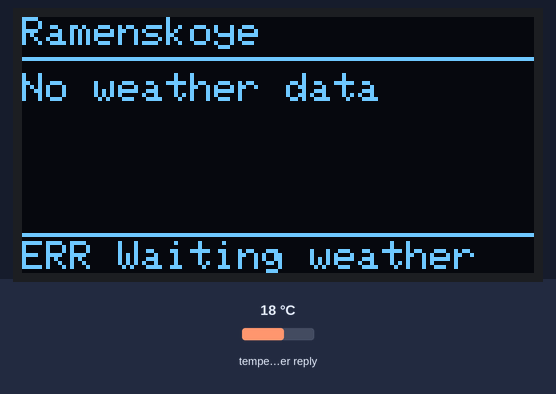
Simulated run of this sketch. Board: ESP8266 (Wemos D1 mini). On the bench: 128×64 one-colour display. The inputs (shaded band) are chosen by the test bench; at power-on: temperature in the weather reply 18 °C. WiFi joins after 1.5 s; servers stay silent unless stated; web services answer with replies made up by the test bench; what the sketch prints to the serial monitor is not drawn.

Above: at 1.6 s.
1.7 s: temperature in the weather reply set to -14 °C
At 2.7 s:
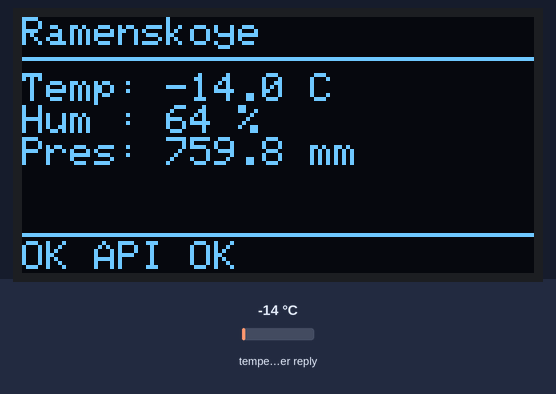
At 5.4 s:
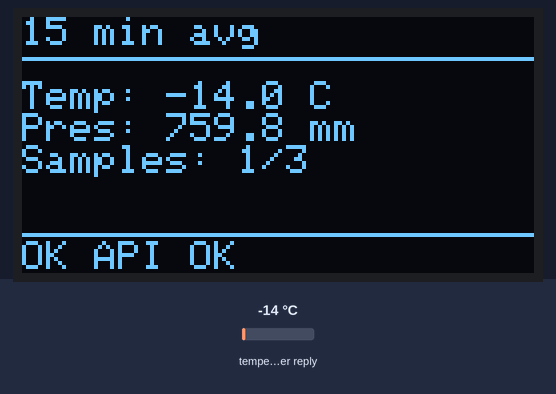
Timing chart, 0 to 6.9 s (numbered marks = the images above; inputs shaded):
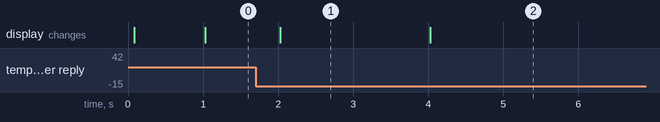

The sketch:

wemos_oled_weather.ino
```cpp
#include <ESP8266WiFi.h>
#include <ESP8266HTTPClient.h>
#include <Wire.h>
#include <Adafruit_GFX.h>
#include <Adafruit_SSD1306.h>
#include <ArduinoJson.h>

// Имя WiFi-сети; строка, без единиц измерения.
const char WIFI_SSID[] = "YOUR_WIFI_SSID";
// Пароль WiFi-сети; строка, без единиц измерения.
const char WIFI_PASSWORD[] = "YOUR_WIFI_PASSWORD";
// Ключ OpenWeatherMap API; строка, без единиц измерения.
const char OPENWEATHER_API_KEY[] = "YOUR_OPENWEATHER_API_KEY";

// Ширина OLED-дисплея; пиксели.
const int SCREEN_WIDTH = 128;
// Высота OLED-дисплея; пиксели.
const int SCREEN_HEIGHT = 64;
// I2C-адрес SSD1306 OLED-дисплея; без единиц измерения.
const byte OLED_I2C_ADDRESS = 0x3C;
// Пин SDA шины I2C; номер GPIO, GPIO4 = D2 на Wemos D1 mini.
const byte I2C_SDA_PIN = 4;
// Пин SCL шины I2C; номер GPIO, GPIO5 = D1 на Wemos D1 mini.
const byte I2C_SCL_PIN = 5;

// Интервал загрузки погоды из OpenWeatherMap; миллисекунды.
const unsigned long WEATHER_UPDATE_INTERVAL = 5UL * 60UL * 1000UL;
// Интервал попыток переподключения к WiFi; миллисекунды.
const unsigned long WIFI_RECONNECT_INTERVAL = 10UL * 1000UL;
// Интервал перерисовки OLED; миллисекунды.
const unsigned long DISPLAY_UPDATE_INTERVAL = 1000UL;
// Интервал смены страницы OLED; миллисекунды.
const unsigned long DISPLAY_PAGE_INTERVAL = 4000UL;
// Количество страниц OLED; штуки.
const byte DISPLAY_PAGE_COUNT = 3;

// Длительность окна усреднения температуры и давления; миллисекунды.
const unsigned long AVERAGE_WINDOW = 15UL * 60UL * 1000UL;
// Количество выборок в 15-минутном окне при обновлении раз в 5 минут; штуки.
const byte AVERAGE_SAMPLE_COUNT = AVERAGE_WINDOW / WEATHER_UPDATE_INTERVAL;

// Широта точки прогноза погоды; градусы.
const float WEATHER_LATITUDE = 55.567586;
// Долгота точки прогноза погоды; градусы.
const float WEATHER_LONGITUDE = 38.225004;
// Название места для отображения; строка, без единиц измерения.
const char WEATHER_PLACE[] = "Ramenskoye";

Adafruit_SSD1306 display(SCREEN_WIDTH, SCREEN_HEIGHT, &Wire, -1);

unsigned long lastWifiReconnectAttempt = 0;
unsigned long lastWeatherUpdate = 0;
unsigned long lastDisplayUpdate = 0;
unsigned long lastPageChange = 0;
byte displayPage = 0;
bool displayReady = false;
bool weatherWasLoaded = false;
bool weatherLastUpdateOk = false;

float weatherTemperature = 0.0;
float weatherPressureMmHg = 0.0;
float weatherWindSpeed = 0.0;
int weatherHumidity = 0;
int weatherWindDeg = 0;
String weatherDescription = "";
String weatherStatusText = "Waiting weather";

float temperatureSamples[AVERAGE_SAMPLE_COUNT];
float pressureSamples[AVERAGE_SAMPLE_COUNT];
byte averageWriteIndex = 0;
byte averageStoredCount = 0;

void connectToWifi();
void reconnectWifiIfNeeded();
void initializeDisplay();
void updateWeatherIfNeeded();
bool fetchWeather();
String buildWeatherUrl();
bool parseWeatherJson(const String &payload);
float hpaToMmHg(float pressureHpa);
void addAverageSample(float temperatureC, float pressureMmHg);
bool getAverageTemperature(float *temperatureC);
bool getAveragePressure(float *pressureMmHg);
void updateDisplayIfNeeded();
void drawCurrentWeatherPage();
void drawAveragePage();
void drawWindPage();
void drawHeader(const char *title);
void drawStatusLine();
void printValueOrDash(float value, byte decimals, const char *unit, bool available);
const char *getWindDirectionText(int degrees);
String trimToDisplay(String value, byte maxChars);

void setup() {
  Serial.begin(115200);
  Wire.begin(I2C_SDA_PIN, I2C_SCL_PIN);

  initializeDisplay();
  connectToWifi();

  if (displayReady) {
    display.clearDisplay();
    drawHeader("Weather");
    display.setCursor(0, 18);
    display.println(F("Connecting WiFi"));
    display.display();
  }

  lastWeatherUpdate = millis() - WEATHER_UPDATE_INTERVAL;
}

void loop() {
  reconnectWifiIfNeeded();
  updateWeatherIfNeeded();
  updateDisplayIfNeeded();
}

void connectToWifi() {
  WiFi.mode(WIFI_STA);
  WiFi.begin(WIFI_SSID, WIFI_PASSWORD);
  Serial.println(F("Connecting to WiFi"));
}

void reconnectWifiIfNeeded() {
  if (WiFi.status() == WL_CONNECTED) {
    return;
  }

  unsigned long now = millis();
  if (now - lastWifiReconnectAttempt < WIFI_RECONNECT_INTERVAL) {
    return;
  }

  lastWifiReconnectAttempt = now;
  weatherLastUpdateOk = false;
  weatherStatusText = F("WiFi offline");
  WiFi.disconnect();
  WiFi.begin(WIFI_SSID, WIFI_PASSWORD);
  Serial.println(F("WiFi reconnecting"));
}

void initializeDisplay() {
  displayReady = display.begin(SSD1306_SWITCHCAPVCC, OLED_I2C_ADDRESS);
  if (!displayReady) {
    Serial.println(F("OLED error: SSD1306 not found"));
    return;
  }

  display.clearDisplay();
  display.setTextColor(SSD1306_WHITE);
  display.setTextSize(1);
  display.display();
}

void updateWeatherIfNeeded() {
  if (WiFi.status() != WL_CONNECTED) {
    return;
  }

  unsigned long now = millis();
  if (lastWeatherUpdate != 0 && now - lastWeatherUpdate < WEATHER_UPDATE_INTERVAL) {
    return;
  }

  lastWeatherUpdate = now;
  weatherLastUpdateOk = fetchWeather();
  if (weatherLastUpdateOk) {
    weatherWasLoaded = true;
    weatherStatusText = F("API OK");
  }
}

bool fetchWeather() {
  WiFiClient client;
  HTTPClient http;
  String url = buildWeatherUrl();

  if (!http.begin(client, url)) {
    weatherStatusText = F("HTTP init err");
    return false;
  }

  int httpCode = http.GET();
  if (httpCode != HTTP_CODE_OK) {
    weatherStatusText = F("HTTP ");
    weatherStatusText += String(httpCode);
    http.end();
    return false;
  }

  String payload = http.getString();
  http.end();
  return parseWeatherJson(payload);
}

String buildWeatherUrl() {
  String url;
  url.reserve(180);
  url += F("http://api.openweathermap.org/data/2.5/weather?lat=");
  url += String(WEATHER_LATITUDE, 6);
  url += F("&lon=");
  url += String(WEATHER_LONGITUDE, 6);
  url += F("&appid=");
  url += OPENWEATHER_API_KEY;
  url += F("&units=metric&lang=en");
  return url;
}

bool parseWeatherJson(const String &payload) {
  StaticJsonDocument<1536> doc;
  DeserializationError error = deserializeJson(doc, payload);
  if (error) {
    weatherStatusText = F("JSON error");
    return false;
  }

  weatherTemperature = doc["main"]["temp"] | 0.0;
  weatherHumidity = doc["main"]["humidity"] | 0;
  weatherPressureMmHg = hpaToMmHg(doc["main"]["pressure"] | 0.0);
  weatherWindSpeed = doc["wind"]["speed"] | 0.0;
  weatherWindDeg = doc["wind"]["deg"] | 0;
  weatherDescription = doc["weather"][0]["description"] | "";
  addAverageSample(weatherTemperature, weatherPressureMmHg);

  Serial.print(F("Weather OK: "));
  Serial.print(weatherTemperature, 1);
  Serial.print(F(" C, "));
  Serial.print(weatherHumidity);
  Serial.print(F("%, "));
  Serial.print(weatherPressureMmHg, 1);
  Serial.println(F(" mmHg"));
  return true;
}

float hpaToMmHg(float pressureHpa) {
  return pressureHpa * 0.750062;
}

void addAverageSample(float temperatureC, float pressureMmHg) {
  temperatureSamples[averageWriteIndex] = temperatureC;
  pressureSamples[averageWriteIndex] = pressureMmHg;
  averageWriteIndex = (averageWriteIndex + 1) % AVERAGE_SAMPLE_COUNT;

  if (averageStoredCount < AVERAGE_SAMPLE_COUNT) {
    averageStoredCount++;
  }
}

bool getAverageTemperature(float *temperatureC) {
  if (averageStoredCount == 0) {
    return false;
  }

  float sum = 0.0;
  for (byte i = 0; i < averageStoredCount; i++) {
    sum += temperatureSamples[i];
  }
  *temperatureC = sum / averageStoredCount;
  return true;
}

bool getAveragePressure(float *pressureMmHg) {
  if (averageStoredCount == 0) {
    return false;
  }

  float sum = 0.0;
  for (byte i = 0; i < averageStoredCount; i++) {
    sum += pressureSamples[i];
  }
  *pressureMmHg = sum / averageStoredCount;
  return true;
}

void updateDisplayIfNeeded() {
  if (!displayReady) {
    return;
  }

  unsigned long now = millis();
  if (now - lastPageChange >= DISPLAY_PAGE_INTERVAL) {
    lastPageChange = now;
    displayPage = (displayPage + 1) % DISPLAY_PAGE_COUNT;
  }
  if (now - lastDisplayUpdate < DISPLAY_UPDATE_INTERVAL) {
    return;
  }

  lastDisplayUpdate = now;
  display.clearDisplay();

  if (displayPage == 0) {
    drawCurrentWeatherPage();
  } else if (displayPage == 1) {
    drawAveragePage();
  } else {
    drawWindPage();
  }

  display.display();
}

void drawCurrentWeatherPage() {
  drawHeader(WEATHER_PLACE);
  display.setCursor(0, 14);

  if (!weatherWasLoaded) {
    display.println(F("No weather data"));
    drawStatusLine();
    return;
  }

  display.print(F("Temp: "));
  display.print(weatherTemperature, 1);
  display.println(F(" C"));
  display.print(F("Hum : "));
  display.print(weatherHumidity);
  display.println(F(" %"));
  display.print(F("Pres: "));
  display.print(weatherPressureMmHg, 1);
  display.println(F(" mm"));
  drawStatusLine();
}

void drawAveragePage() {
  float averageTemperature = 0.0;
  float averagePressure = 0.0;
  bool hasTemperature = getAverageTemperature(&averageTemperature);
  bool hasPressure = getAveragePressure(&averagePressure);

  drawHeader("15 min avg");
  display.setCursor(0, 16);
  display.print(F("Temp: "));
  printValueOrDash(averageTemperature, 1, " C", hasTemperature);
  display.println();
  display.print(F("Pres: "));
  printValueOrDash(averagePressure, 1, " mm", hasPressure);
  display.println();
  display.print(F("Samples: "));
  display.print(averageStoredCount);
  display.print(F("/"));
  display.println(AVERAGE_SAMPLE_COUNT);
  drawStatusLine();
}

void drawWindPage() {
  drawHeader("Wind");
  display.setCursor(0, 14);

  if (!weatherWasLoaded) {
    display.println(F("No weather data"));
    drawStatusLine();
    return;
  }

  display.print(F("Speed: "));
  display.print(weatherWindSpeed, 1);
  display.println(F(" m/s"));
  display.print(F("Dir  : "));
  display.print(weatherWindDeg);
  display.print(F(" "));
  display.println(getWindDirectionText(weatherWindDeg));
  display.print(F("Desc : "));
  display.println(trimToDisplay(weatherDescription, 14));
  drawStatusLine();
}

void drawHeader(const char *title) {
  display.setTextSize(1);
  display.setCursor(0, 0);
  display.print(title);
  display.drawLine(0, 10, SCREEN_WIDTH - 1, 10, SSD1306_WHITE);
}

void drawStatusLine() {
  display.drawLine(0, 54, SCREEN_WIDTH - 1, 54, SSD1306_WHITE);
  display.setCursor(0, 56);
  display.print(weatherLastUpdateOk ? F("OK ") : F("ERR "));
  display.print(trimToDisplay(weatherStatusText, 17));
}

void printValueOrDash(float value, byte decimals, const char *unit, bool available) {
  if (!available) {
    display.print(F("--"));
    return;
  }

  display.print(value, decimals);
  display.print(unit);
}

const char *getWindDirectionText(int degrees) {
  int normalized = degrees % 360;
  if (normalized < 0) {
    normalized += 360;
  }

  if (normalized >= 338 || normalized < 23) {
    return "N";
  }
  if (normalized < 68) {
    return "NE";
  }
  if (normalized < 113) {
    return "E";
  }
  if (normalized < 158) {
    return "SE";
  }
  if (normalized < 203) {
    return "S";
  }
  if (normalized < 248) {
    return "SW";
  }
  if (normalized < 293) {
    return "W";
  }
  return "NW";
}

String trimToDisplay(String value, byte maxChars) {
  value.trim();
  if (value.length() <= maxChars) {
    return value;
  }

  return value.substring(0, maxChars);
}
```

Measured:
- what the display in image 1 shows lasts 2.0 s, from 2.0 s to 4.0 s
